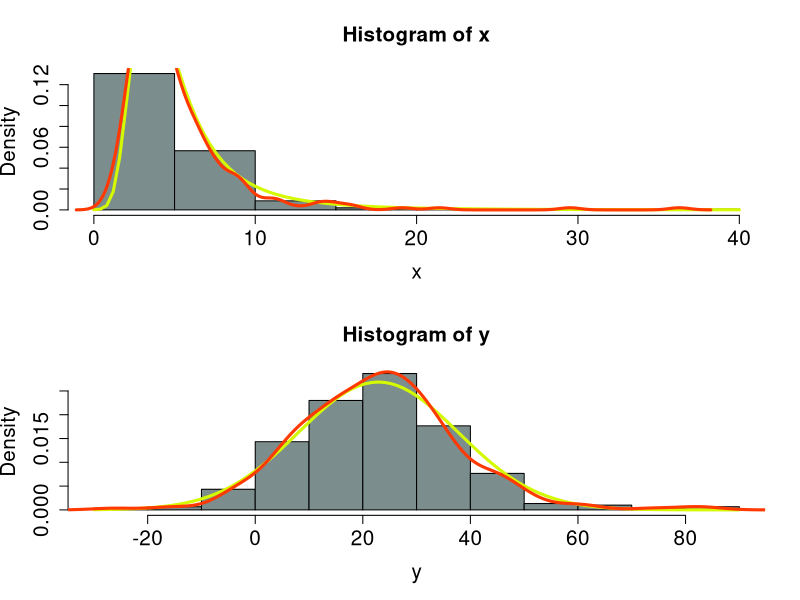

Source code (R):
#import libraries
library(Cairo)
#constants
n = 8

# ZERO STEP

#start random number generator with n (8) as seed
set.seed(n)
#setting the variable x given by the distribution law, t(df = 3, ncp = 4)
x <- rt(300, 3, 4)
#setting the variable e given by the distribution law, N(0, 13)
e <- rnorm(300, 0, 13)
#setting the variable y given in the task by the bundle formula
y <- 12 + 2 * x + e

# FIRST - FOUTH STEPS

#create a plot with dimensions 1000x1000
CairoPNG('plot-ex6.png', 1000, 1000)
#create a plot layout with matrix
layout(matrix(c(1, 1, 
                2, 2),
              2, 2, byrow = TRUE))
#create a histogram random variable  x
hist(x, freq = FALSE, col = '#7C8D8D', cex.axis = 1.5, cex.lab = 1.5, cex.main = 1.5)
#create a line of theoretical distribution density for x
curve(dt(x, 3, 4), col = '#D4F900', lwd = 3, add = TRUE)
#create a line of actual distribution density for x
lines(density(x), col = '#FF3901', lwd = 3)
#create a histogram random variable  y
hist(y, freq = FALSE, col = '#7C8D8D',  cex.axis = 1.5, cex.lab = 1.5, cex.main = 1.5)
#create a line of theoretical distribution density for y
curve(dnorm(x, mean = mean(y), sd = sd(y)), col = '#D4F900', lwd = 3, add = TRUE)
#create a line of actual distribution density for y
lines(density(y), col = '#FF3901', lwd = 3)
#close this plot editing
dev.off(which = dev.cur())
